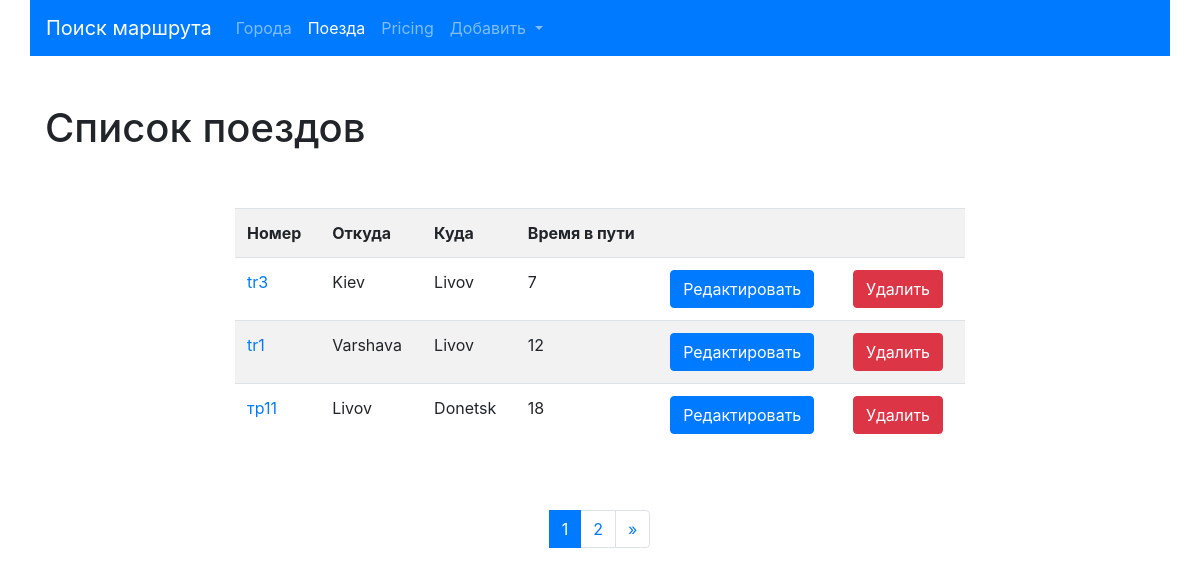
The app's page /trains/, older data.
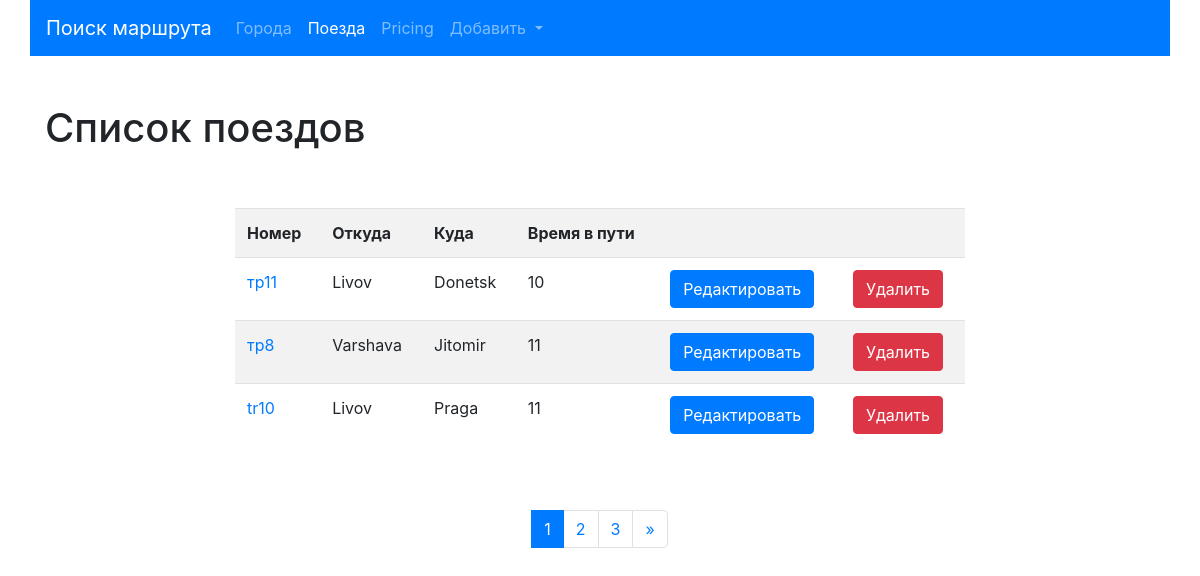
The same page, newer data.
### trains/models.py (models this page shows, shortened)
class Train(models.Model):
    name = models.CharField(max_length=50, unique=True, verbose_name="Номер поезда")
    travel_time = models.PositiveSmallIntegerField(verbose_name='Время в пути')
    from_city = models.ForeignKey(City,on_delete=models.CASCADE,
                                  related_name='from_city_set',
                                  verbose_name='Из какого города'
                                  )
    to_city = models.ForeignKey('cities.City',on_delete=models.CASCADE,
                                  related_name='to_city_set',
                                  verbose_name='В какой город'
                                  )
    class Meta:
        verbose_name = 'Поезд'
        verbose_name_plural = 'Поезд'
        ordering = ['travel_time']

### cities/models.py (models this page shows, shortened)
class City(models.Model):
    name = models.CharField(max_length=150, unique=True, verbose_name='Город')
    def __str__(self):
        return self.name
    class Meta:
        verbose_name = 'Город'
        verbose_name_plural = 'Города'
        ordering = ['name']

### trains/views.py (the view)
# urls.py: path('', TrainListView.as_view(), name='home'),
class TrainListView(ListView):
    paginate_by = 3
    model = Train
    template_name = 'trains/home.html'

### trains/templates/trains/home.html (shortened to what this page needs)
{% extends 'base.html' %}
{% block content %}
<h1>Список поездов</h1>
<div class="row">
    <div class="col-md-8 mx-auto my-5">
        <table class="table table-striped">
            <tr>
                <th>Номер</th>
                <th>Откуда</th>
                <th>Куда</th>
                <th>Время в пути</th>
                <th>&nbsp;</th>
                <th>&nbsp;</th>
            </tr>
            {% for object in page_obj %}
            <tr>
                <td>
                     <a href="{% url 'trains:detail' pk=object.pk %}">{{ object.name }}</a>
                </td>
                <td>{{ object.from_city }}</td>
                <td>{{ object.to_city }}</td>
                <td>{{ object.travel_time }}</td>
                <td>
                    <a href="{% url 'trains:update' pk=object.pk %}">
                             <button type="submit" class="btn btn-primary">Редактировать</button></a>
     </td>
                <td>                    <a href="{% url 'trains:delete' pk=object.pk %}">
                             <button type="submit" class="btn btn-danger">Удалить</button></a>
</td>
            </tr>
        {% endfor %}
            </table>
    </div>
</div>
<nav aria-label="Page navigation example">
  <ul class="pagination justify-content-center">
      {% for page in page_obj.paginator.page_range%}
          <li class="page-item {% if page == page_obj.number %} active {% endif %}">
              <a class="page-link" href="?page={{page}}">
                  {{ page }}
              </a>
          </li>
      {% endfor %}
    <li class="page-item">
        {% if page_obj.has_next %}
            <a class="page-link" href="?page={{ page_obj.paginator.num_pages }}" arial-label="Next">
        <span aria-hidden="true">&raquo;</span></a>
        {% endif %}
    </li>
  </ul>
</nav>
{% endblock %}

Row changes from the older to the newer data that the page shows:
no longer on this page (row edited): Train: name "tr3", from_city "Kiev", to_city "Livov", travel_time "7"
no longer on this page (row edited): Train: name "tr1", from_city "Varshava", to_city "Livov", travel_time "12"
changed Train "тр11": travel_time "18" → "10"
now on this page (row edited): Train: name "тр8", from_city "Varshava", to_city "Jitomir", travel_time "11"
added Train: name "tr10", from_city "Livov", to_city "Praga", travel_time "11"
Text that changed along with them:
new list line: "3"
